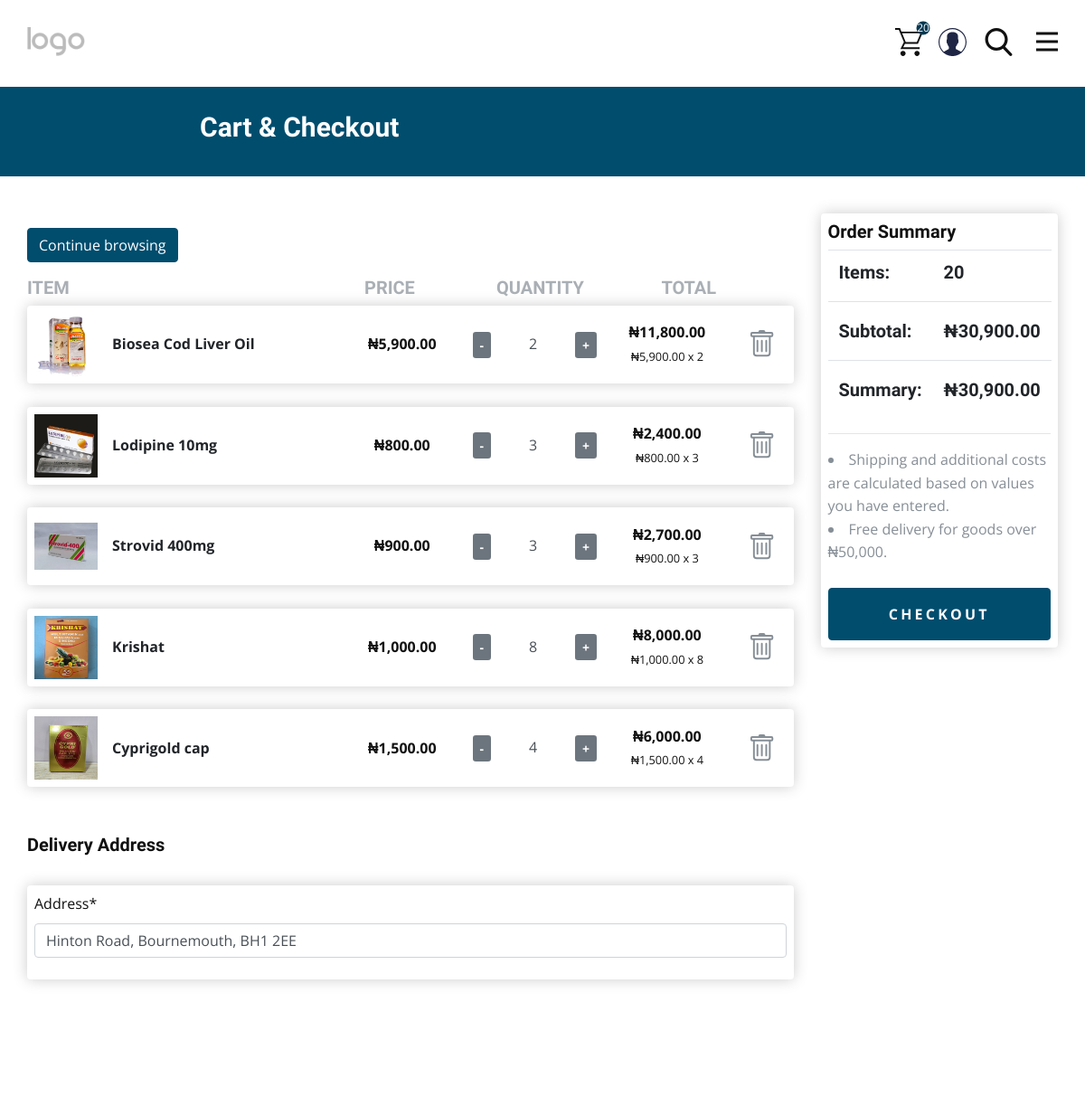
The app's page /checkout/ (signed in, upper part), older data.
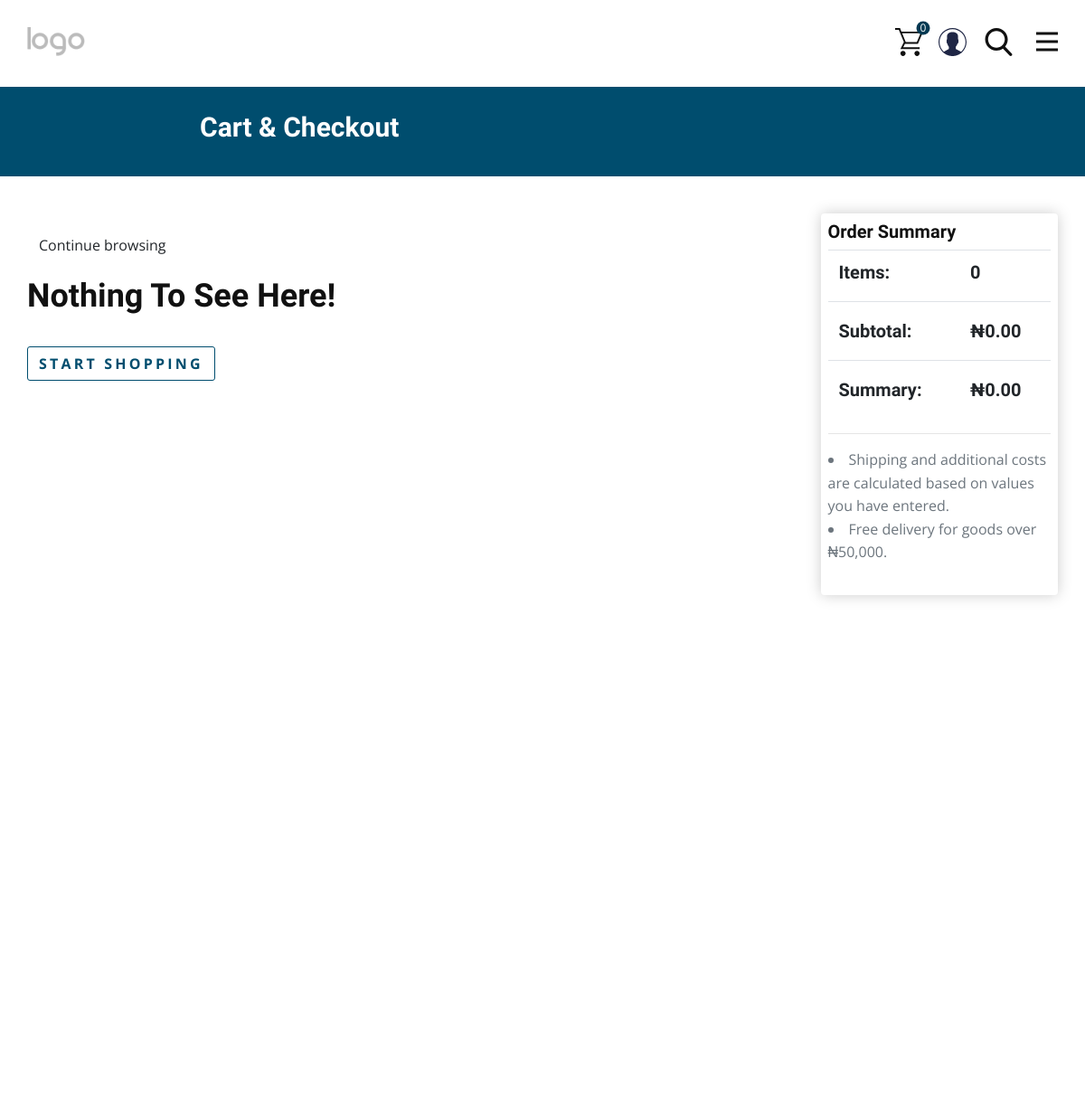
The same page, newer data.
### products/models.py (models this page shows, shortened)
class Checkout(models.Model):
    user = models.ForeignKey(settings.AUTH_USER_MODEL, on_delete=models.CASCADE)
    product = models.ForeignKey(Product, on_delete=models.CASCADE)
    quantity = models.IntegerField(default=0)
    complete = models.BooleanField(default=False, null=True, blank=True)
    date_posted = models.DateTimeField(default=datetime.now)
    class Meta:
        ordering = ["-date_posted"]
    @property
    def get_total(self):
        total = self.product.price * self.quantity
        return total

class Product(models.Model):
    id = models.UUIDField(default=uuid.uuid4, unique=True, primary_key=True, editable=False)
    name = models.CharField(max_length=100)
    price = models.FloatField(default=0)
    description = RichTextField()
    category = models.ForeignKey(Category, on_delete=models.CASCADE)
    image = models.ImageField(default='thumbnail-placeholder-500x334.jpg', upload_to='product_images')
    rating_count = models.FloatField(default=0)
    product_purchase = models.IntegerField(default=0)
    date_posted = models.DateTimeField(default=datetime.now)
    date_updated = models.DateTimeField(auto_now=True)
    class Meta:
        ordering = ["-date_posted"]

### users/models.py (models this page shows)
class User(AbstractBaseUser, PermissionsMixin):
    email = models.EmailField(unique=True)
    first_name = models.CharField(max_length=20, null=True, blank=True)
    phone_number = models.CharField(max_length=15, null=True, blank=True)
    picture_url = models.ImageField(default='2placeholder_test_b9l9NT5.png', upload_to='profile_images')
    address = models.CharField(max_length=255, null=True, blank=True)
    is_staff = models.BooleanField(default=False)
    is_active = models.BooleanField(default=True)
    date_joined = models.DateTimeField(default=datetime.now)
    objects = CustomUserManager()
    USERNAME_FIELD = 'email'
    REQUIRED_FIELDS = []
    def __str__(self):
        return self.email

### products/views.py (the view)
# urls.py: path("checkout/", product_view.checkout, name="checkout"),
@login_required
def checkout(request):
    notification = Notification.objects.filter(user=request.user, is_seen=False).order_by("-id")[:10]
    notification_count = Notification.objects.filter(user=request.user, is_seen=False).count()
    check_out_list = Checkout.objects.filter(user=request.user, complete=False).order_by("-id")
    get_cart_total = sum([item.get_total for item in check_out_list])
    initial_data = {'address': request.user.address} if request.user.address else {}
    form = CheckoutForm(initial=initial_data)
    categories = Category.getAllCategory()
    context = {
        "notification_count": notification_count,
        "notification": notification,
        "items": check_out_list,
        "form": form,
        "categories": categories,
        "check_out_list": check_out_list,
        "get_cart_total": get_cart_total,
        "get_cart_items": total_cart_items(request),
        "paystack_public_key": settings.PAYSTACK_PUBLIC_KEY
    }
    return render(request, "products/checkout.html", context)

### products/forms.py
class CheckoutForm(forms.ModelForm):
    address = forms.CharField(max_length=500, required=True, widget=forms.TextInput(attrs={
        "name": "address",
        "placeholder": "Enter house / apartment number and street address",
        'type': 'text',
        "required": True,
        "id": "my-address"
    }))
    class Meta:
        model = Order
        fields = ['address']

### products/models.py (called while the page is built)
    def __str__(self):
        return self.name

    @staticmethod
    def getAllCategory():
        return Category.objects.all()

### products/utils.py (called while the page is built)
def total_cart_items(request):
    check_out_list = Checkout.objects.filter(user=request.user, complete=False)
    get_cart_items = sum([item.quantity for item in check_out_list])
    return get_cart_items

### products/templates/products/checkout.html (shortened to what the changed rows need)
{% extends 'products/base.html' %}
{% load static %}
{% load humanize %}
{% load crispy_forms_tags %}
{% block content %}
<section class="u-clearfix u-lightbox u-section-1" id="sec-16e0">
    <div class="custom-expanded u-layout-grid u-pagination-center u-products u-sorting-right u-products-1"
         data-site-sorting-prop="created" data-site-sorting-order="desc" data-products-datasource="site"
         data-items-per-page="4" data-products-id="1">
        <div class="row">
            <div class="col-lg-9 mt-3">
                <a href="{% url 'products' %}"
                   class="btn mb-3 ">Continue
                    browsing
                </a>
                <br>
                {% if items %}
                <section>
                    <div class="cart-row d-md-flex d-none">
                        <div style="flex:4;opacity: .7" class="mr-2">
                            <h5 class="text-muted">ITEM</h5>
                        </div>
                        <div style="flex:4;opacity: .7"></div>
                        <div style="flex:2;opacity: .7"></div>
                        <div style="flex:4;opacity: .7"><h5 class="text-muted">PRICE</h5></div>
                        <div style="flex:5;opacity: .7"><h5 class="text-muted">QUANTITY</h5></div>
                        <div style="flex:4;opacity: .7">
                            <h5 class="text-muted">TOTAL</h5>
                        </div>
                    </div>
                    {% for item in items %}
                    <div class="box-element" style="background-color:#fff !important">
                        <div class="cart">
                            <div class="cart-body">
                                <div class="cart-item">
                                    <div class="d-flex align-items-center text-left text-md-center row">
                                        <div class="col-12 col-md-5">
                                            <div class="d-flex align-items-center">
                                                <a href="{% url 'product-detail' item.product.id %}">
                                                    {% if item.product.productimage_set.all %}
                                                    {% for product_image in item.product.productimage_set.all %}
                                                    {% if forloop.first %}
                                                    <img height="70px" width="70px" src="{{ product_image.image.url }}"
                                                         alt=""
                                                         class="row-ima">
                                                    {% endif %}
                                                    {% endfor %}
                                                    {% else %}
                                                    <img height="70px" width="70px" src="{{ item.product.image.url }}"
                                                         alt=""
                                                         class="row-ima">{% endif %}
                                                </a>
                                                <div class="cart-title text-left"
                                                     style="overflow-wrap: break-word !important;">
                                                    <a class="text-dark link-animated"
                                                       style="overflow-wrap: break-word;"
                                                       href="{% url 'product-detail' item.product.id %}">
                                                        <strong style="overflow-wrap: break-word;">
                                                            {{ item.product.name }}
                                                        </strong>
                                                    </a>
                                                    <br>
                                                </div>
                                            </div>
                                        </div>
                                        <div class="mt-4 mt-md-0 col-12 col-md-7">
                                            <div class="align-items-center row">
                                                <div class="col-md-3">
                                                    <div class="row">
                                                        <b class="text-right text-md-center col-6 col-md-12">
                                                            ₦{{ item.product.price|floatformat:'2'|intcomma }}
                                                        </b>
                                                    </div>
                                                </div>
                                                <div class="col-md-4">
                                                    <div class="align-items-center row">
                                                        <div class="col-5 col-sm-3 col-md-12">
                                                            <div class="d-flex align-items-center">
                                                                {% if item.quantity > 1 %}
                                                                <a href="{% url 'remove_from_checkout' item.product.pk %}"
                                                                   class="text-decoration-none btn-sm btn-secondary update-cart">
                                                                    <b>-</b>
                                                                </a>
                                                                {% else %}
                                                                <button disabled data-product="{{ item.product.id }}"
                                                                        data-href="{% url 'remove_from_checkout' item.product.pk %}"
                                                                        class="text-decoration-none btn-sm btn-secondary update-cart">
                                                                    <b>-</b>
                                                                </button>
                                                                {% endif %}
                                                                <b class="text-center border-0 border-md input-items form-control">
                                                                    {{ item.quantity }}
                                                                </b>
                                                                <a href="{% url 'add_to_checkout' item.product.pk %}"
                                                                   class="update-cart text-decoration-none btn-sm btn-secondary">
                                                                    <b>+</b>
                                                                </a>
                                                            </div>
                                                        </div>
                                                    </div>
                                                </div>
                                                <div class="col-md-3">
                                                    <div class="row">
                                                        <b class="text-right text-md-center col-6 col-md-12">
                                                            ₦{{ item.get_total|floatformat:'2'|intcomma }}
                                                            <br>
                                                            <small>₦{{ item.product.price|floatformat:'2'|intcomma }} x
                                                                {{ item.quantity }}</small>
                                                        </b>
                                                    </div>
                                                </div>
                                                <div class="d-md-block d-none text-center col-2"
                                                     data-toggle="tooltip" title="Remove from Cart"
                                                     data-placement="top">
                                                    <a class="cart-remove text-muted update-cart"
                                                       href="{% url 'delete_from_checkout' item.product.pk  %}">
                                                    </a>
                                                </div>
                                            </div>
                                        </div>
                                    </div>
                                </div>
                            </div>
                        </div>
                    </div>
                    <br>
                    {% endfor %}
                </section>
                <br>
                <section>
                    <h5><b>Delivery address</b></h5>
                    <br>
                    <div class="box-element">
                        <form action="" method="post" id="myFormAddress">
                            {{ form | crispy }}
                        </form>
                    </div>
                    <br>
                </section>
                {% else %}
                <h2><b>Nothing to see here!</b></h2>
                <br>
                <a style="letter-spacing: 0.2em; font-weight: bold;
                    text-transform: uppercase" class="btn btn-outline-blue" href="{% url 'products' %}">
                    Start shopping</a>
                {% endif %}
            </div>
            <div class="col-lg-3 ">
                <div class="box-element" style="background-color:#fff !important">
                    <h5><b>Order Summary</b></h5>
                    <table class="table table-hover">
                        <tr>
                            <th><h5>Items: </h5></th>
                            <th><h5>{{ get_cart_items }}</h5></th>
                        </tr>
                        <tr>
                            <th><h5 class="mt-2">Subtotal: </h5></th>
                            <th><h5 class="mt-2">₦{{ get_cart_total|floatformat:2|intcomma }}</h5></th>
                        </tr>
                        <tr>
                            <th><h5 class="mt-2">Summary: </h5></th>
                            <th><h5 id="amount" class="mt-2">
                                ₦{{ get_cart_total|floatformat:2|intcomma }}</h5></th>
                        </tr>
                    </table>
                    <hr>
                    <li class="text-muted">Shipping and additional costs are calculated based on values you have
                        entered.
                    </li>
                    <li class="text-muted">
                        Free delivery for goods over ₦50,000.
                    </li>
                    <br>
                    {% if items|length > 0 %}
                    <a type="submit" onclick="payWithPaystack()"
                       id="make-payment"
                       class="btn py-3 btn-block">
                        <span style="letter-spacing: 0.2em;
                            text-transform: uppercase;
                            color: #fff;
                            font-weight: bold;" id="button-text">CHECKOUT</span>
                    </a>
                    {% endif %}
                </div>
                <br>
                <br>
                <br>
                <br>
            </div>
        </div>
    </div>
</section>
{% endblock %}

Row changes from the older to the newer data that the page shows:
no longer on this page (row edited): Checkout: product.image (picture), product.name "Biosea Cod Liver Oil", product.price "5,900.00", quantity "2", get_total "11,800.00"
no longer on this page (row edited): Checkout: product.image (picture), product.name "Lodipine 10mg", product.price "800.00", quantity "3", get_total "2,400.00"
no longer on this page (row edited): Checkout: product.image (picture), product.name "Strovid 400mg", product.price "900.00", quantity "3", get_total "2,700.00"
no longer on this page (row edited): Checkout: product.image (picture), product.name "Krishat", product.price "1,000.00", quantity "8", get_total "8,000.00"
no longer on this page (row edited): Checkout: product.image (picture), product.name "Cyprigold cap", product.price "1,500.00", quantity "4", get_total "6,000.00"
no longer on this page (row edited): User: address "Hinton Road, Bournemouth, BH1 2EE"
Text that changed along with them:
{{ get_cart_items|intword }}: "20" → "0"
{{ get_cart_items }}: "20" → "0"
{{ get_cart_total|floatformat:2|intcomma }}: "30,900.00" → "0.00"
text no longer shown: "ITEM PRICE QUANTITY TOTAL Delivery Address Address * CHECKOUT"
text now shown: "Nothing To See Here! START SHOPPING"
